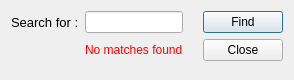
<?xml version="1.0" encoding="UTF-8"?>
<ui version="4.0">
 <class>Find</class>
 <widget class="QDialog" name="Find">
  <property name="geometry">
   <rect>
    <x>0</x>
    <y>0</y>
    <width>294</width>
    <height>80</height>
   </rect>
  </property>
  <property name="windowTitle">
   <string>Find</string>
  </property>
  <layout class="QVBoxLayout" name="verticalLayout_2">
   <item>
    <layout class="QGridLayout" name="gridLayout">
     <item row="0" column="3">
      <spacer name="horizontalSpacer">
       <property name="orientation">
        <enum>Qt::Horizontal</enum>
       </property>
       <property name="sizeHint" stdset="0">
        <size>
         <width>40</width>
         <height>20</height>
        </size>
       </property>
      </spacer>
     </item>
     <item row="0" column="2">
      <widget class="QLineEdit" name="_leSearch"/>
     </item>
     <item row="0" column="0">
      <widget class="QLabel" name="_lbSearch">
       <property name="font">
        <font>
         <pointsize>10</pointsize>
        </font>
       </property>
       <property name="text">
        <string>Search for :</string>
       </property>
      </widget>
     </item>
     <item row="0" column="4" rowspan="2">
      <layout class="QVBoxLayout" name="verticalLayout">
       <item>
        <widget class="QPushButton" name="_btnFind">
         <property name="text">
          <string>Find</string>
         </property>
        </widget>
       </item>
       <item>
        <widget class="QPushButton" name="_btnClose">
         <property name="text">
          <string>Close</string>
         </property>
        </widget>
       </item>
      </layout>
     </item>
     <item row="1" column="2">
      <widget class="QLabel" name="_lbWarning">
       <property name="text">
        <string>&lt;html&gt;&lt;head/&gt;&lt;body&gt;&lt;p&gt;&lt;span style=&quot; color:#ff0000;&quot;&gt;No matches found&lt;/span&gt;&lt;/p&gt;&lt;/body&gt;&lt;/html&gt;</string>
       </property>
      </widget>
     </item>
    </layout>
   </item>
   <item>
    <spacer name="verticalSpacer">
     <property name="orientation">
      <enum>Qt::Vertical</enum>
     </property>
     <property name="sizeHint" stdset="0">
      <size>
       <width>20</width>
       <height>40</height>
      </size>
     </property>
    </spacer>
   </item>
  </layout>
 </widget>
 <tabstops>
  <tabstop>_btnFind</tabstop>
  <tabstop>_btnClose</tabstop>
 </tabstops>
 <resources/>
 <connections/>
</ui>
